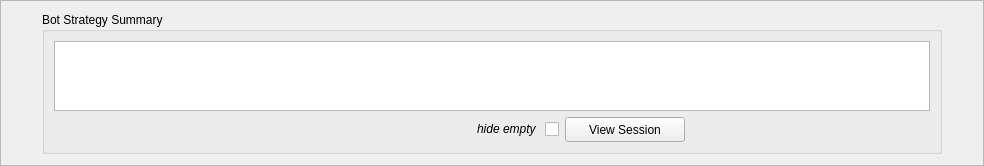
           <widget class="QFrame" name="frame_52">
            <property name="frameShape">
             <enum>QFrame::StyledPanel</enum>
            </property>
            <property name="frameShadow">
             <enum>QFrame::Raised</enum>
            </property>
            <layout class="QGridLayout" name="gridLayout_98">
             <item row="0" column="1">
              <widget class="QGroupBox" name="groupBox_16">
               <property name="sizePolicy">
                <sizepolicy hsizetype="Minimum" vsizetype="Minimum">
                 <horstretch>0</horstretch>
                 <verstretch>0</verstretch>
                </sizepolicy>
               </property>
               <property name="minimumSize">
                <size>
                 <width>900</width>
                 <height>0</height>
                </size>
               </property>
               <property name="title">
                <string>Bot Strategy Summary</string>
               </property>
               <layout class="QGridLayout" name="gridLayout_99">
                <item row="1" column="1">
                 <widget class="QLabel" name="summary_hide_empty_lbl">
                  <property name="enabled">
                   <bool>true</bool>
                  </property>
                  <property name="sizePolicy">
                   <sizepolicy hsizetype="Minimum" vsizetype="Minimum">
                    <horstretch>0</horstretch>
                    <verstretch>0</verstretch>
                   </sizepolicy>
                  </property>
                  <property name="font">
                   <font>
                    <pointsize>9</pointsize>
                    <italic>true</italic>
                   </font>
                  </property>
                  <property name="frameShape">
                   <enum>QFrame::NoFrame</enum>
                  </property>
                  <property name="frameShadow">
                   <enum>QFrame::Sunken</enum>
                  </property>
                  <property name="text">
                   <string>&lt;html&gt;&lt;head/&gt;&lt;body&gt;&lt;p&gt;hide empty &lt;/p&gt;&lt;/body&gt;&lt;/html&gt;</string>
                  </property>
                  <property name="alignment">
                   <set>Qt::AlignRight|Qt::AlignTrailing|Qt::AlignVCenter</set>
                  </property>
                  <property name="margin">
                   <number>0</number>
                  </property>
                 </widget>
                </item>
                <item row="1" column="2">
                 <widget class="QCheckBox" name="summary_hide_empty_checkbox">
                  <property name="sizePolicy">
                   <sizepolicy hsizetype="Fixed" vsizetype="Minimum">
                    <horstretch>0</horstretch>
                    <verstretch>0</verstretch>
                   </sizepolicy>
                  </property>
                  <property name="font">
                   <font>
                    <pointsize>10</pointsize>
                    <italic>true</italic>
                   </font>
                  </property>
                  <property name="layoutDirection">
                   <enum>Qt::RightToLeft</enum>
                  </property>
                  <property name="styleSheet">
                   <string notr="true">selection-background-color: rgb(238, 238, 236);</string>
                  </property>
                  <property name="text">
                   <string/>
                  </property>
                 </widget>
                </item>
                <item row="1" column="3">
                 <widget class="QPushButton" name="view_session_btn">
                  <property name="minimumSize">
                   <size>
                    <width>105</width>
                    <height>25</height>
                   </size>
                  </property>
                  <property name="maximumSize">
                   <size>
                    <width>120</width>
                    <height>16777215</height>
                   </size>
                  </property>
                  <property name="text">
                   <string>View Session</string>
                  </property>
                 </widget>
                </item>
                <item row="1" column="0">
                 <spacer name="horizontalSpacer_72">
                  <property name="orientation">
                   <enum>Qt::Horizontal</enum>
                  </property>
                  <property name="sizeType">
                   <enum>QSizePolicy::Minimum</enum>
                  </property>
                  <property name="sizeHint" stdset="0">
                   <size>
                    <width>40</width>
                    <height>20</height>
                   </size>
                  </property>
                 </spacer>
                </item>
                <item row="0" column="0" colspan="5">
                 <widget class="QTableWidget" name="strat_summary_table">
                  <property name="sizePolicy">
                   <sizepolicy hsizetype="Minimum" vsizetype="Minimum">
                    <horstretch>0</horstretch>
                    <verstretch>0</verstretch>
                   </sizepolicy>
                  </property>
                  <property name="sizeAdjustPolicy">
                   <enum>QAbstractScrollArea::AdjustToContents</enum>
                  </property>
                  <property name="editTriggers">
                   <set>QAbstractItemView::NoEditTriggers</set>
                  </property>
                  <property name="selectionBehavior">
                   <enum>QAbstractItemView::SelectRows</enum>
                  </property>
                  <attribute name="verticalHeaderVisible">
                   <bool>false</bool>
                  </attribute>
                 </widget>
                </item>
                <item row="1" column="4">
                 <spacer name="horizontalSpacer_73">
                  <property name="orientation">
                   <enum>Qt::Horizontal</enum>
                  </property>
                  <property name="sizeType">
                   <enum>QSizePolicy::Minimum</enum>
                  </property>
                  <property name="sizeHint" stdset="0">
                   <size>
                    <width>40</width>
                    <height>20</height>
                   </size>
                  </property>
                 </spacer>
                </item>
               </layout>
              </widget>
             </item>
             <item row="0" column="0">
              <spacer name="horizontalSpacer_77">
               <property name="orientation">
                <enum>Qt::Horizontal</enum>
               </property>
               <property name="sizeType">
                <enum>QSizePolicy::MinimumExpanding</enum>
               </property>
               <property name="sizeHint" stdset="0">
                <size>
                 <width>30</width>
                 <height>20</height>
                </size>
               </property>
              </spacer>
             </item>
             <item row="0" column="2">
              <spacer name="horizontalSpacer_78">
               <property name="orientation">
                <enum>Qt::Horizontal</enum>
               </property>
               <property name="sizeType">
                <enum>QSizePolicy::MinimumExpanding</enum>
               </property>
               <property name="sizeHint" stdset="0">
                <size>
                 <width>30</width>
                 <height>20</height>
                </size>
               </property>
              </spacer>
             </item>
            </layout>
           </widget>
